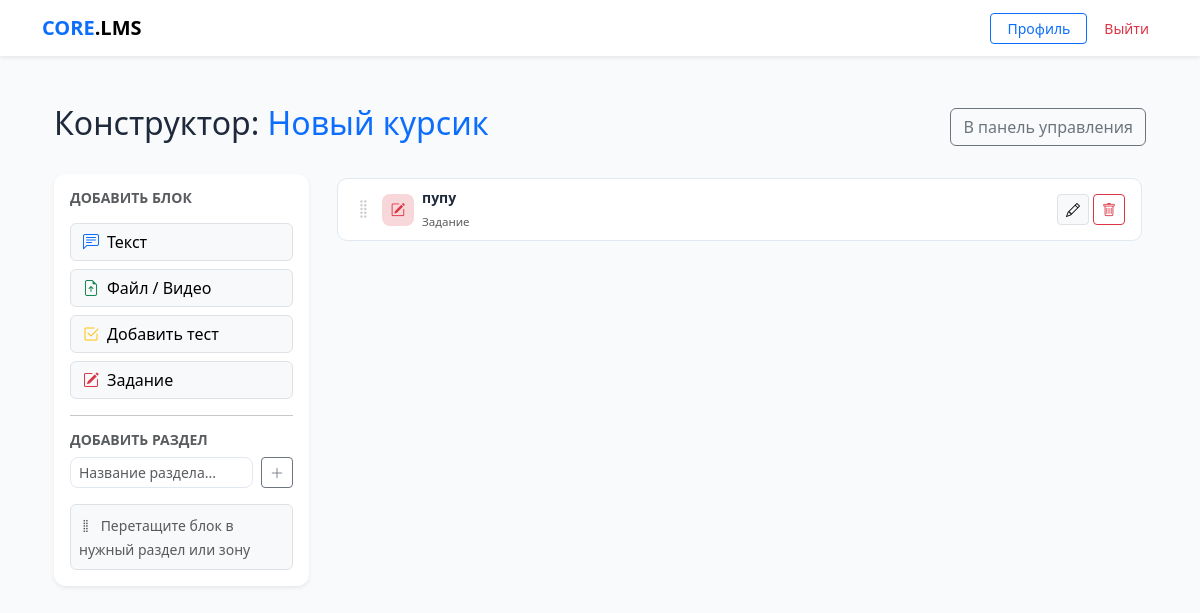
Page /course/builder/5/ (signed in) on the committed database.
### core/models.py (models this page shows, shortened)
class Course(models.Model):
    title = models.CharField(max_length=255)
    description = models.TextField(blank=True)
    author = models.ForeignKey(CustomUser, on_delete=models.CASCADE, related_name='authored_courses')
    groups = models.ManyToManyField(Group, related_name='available_courses', blank=True)
    created_at = models.DateTimeField(auto_now_add=True)
    available_from = models.DateTimeField(null=True, blank=True,
        help_text='Дата открытия курса. Пусто — доступен сразу.')
    available_until = models.DateTimeField(null=True, blank=True,
        help_text='Дата закрытия курса. Пусто — бессрочно.')
    allow_self_enroll = models.BooleanField(default=False,
        help_text='Разрешить студентам подключаться по коду доступа')
    access_code = models.CharField(max_length=32, blank=True, null=True,
        help_text='Код для самостоятельного подключения к курсу')

class ContentBlock(models.Model):
    BLOCK_TYPES = (
        ('text', 'Текст'),
        ('file', 'Файл/Медиа'),
        ('quiz', 'Тест'),
        ('assignment', 'Задание'),
    )
    course = models.ForeignKey(Course, on_delete=models.CASCADE, related_name='blocks')
    section = models.ForeignKey('Section', on_delete=models.SET_NULL,
                                null=True, blank=True, related_name='blocks')
    title = models.CharField(max_length=255)
    block_type = models.CharField(max_length=20, choices=BLOCK_TYPES)
    content_text = models.TextField(blank=True, null=True)
    content_file = models.FileField(upload_to='course_contents/', blank=True, null=True)
    content_quiz = models.ForeignKey(Quiz, on_delete=models.SET_NULL, blank=True, null=True,
                                     related_name='blocks')
    order = models.PositiveIntegerField(default=0)

### core/views.py (the view)
# urls.py: path('course/builder/<int:course_id>/', views.course_builder, name='course_builder'),
@login_required
@user_passes_test(is_teacher)
def course_builder(request, course_id):
    course = get_object_or_404(Course, id=course_id, author=request.user)
    sections = course.sections.prefetch_related('blocks').all()
    loose_blocks = course.blocks.filter(section=None).order_by('order')
    quizzes = Quiz.objects.filter(course=course)
    return render(request, 'core/course_builder.html', {
        'course': course,
        'sections': sections,
        'loose_blocks': loose_blocks,
        'quizzes': quizzes,
        'form': ContentBlockForm(),
        'section_form': SectionForm(),
    })

### core/forms.py
class ContentBlockForm(forms.ModelForm):
    class Meta:
        model = ContentBlock
        fields = ['title', 'block_type', 'content_text', 'content_file', 'content_quiz']
        widgets = {
            'title':        forms.TextInput(attrs={'class': 'form-control'}),
            'block_type':   forms.Select(attrs={'class': 'form-select'}),
            'content_text': forms.Textarea(attrs={'class': 'form-control'}),
            'content_file': forms.FileInput(attrs={'class': 'form-control'}),
            'content_quiz': forms.Select(attrs={'class': 'form-select'}),
        }

class SectionForm(forms.ModelForm):
    class Meta:
        model = Section
        fields = ['title']
        widgets = {
            'title': forms.TextInput(attrs={
                'class': 'form-control',
                'placeholder': 'Название урока...',
            }),
        }

### core/views.py (called while the page is built)
def is_teacher(user):
    return user.is_authenticated and user.role == 'teacher'

### core/templates/core/course_builder.html (shortened to what this page needs)
{% extends "core/base.html" %}
{% block content %}
<div class="container py-4">
    <div class="d-flex justify-content-between align-items-center mb-4">
        <h2>Конструктор: <span class="text-primary">{{ course.title }}</span></h2>
        <a href="{% url 'dashboard' %}" class="btn btn-outline-secondary">В панель управления</a>
    </div>
    <div class="row g-4">
        <div class="col-md-3">
            <div class="card p-3 shadow-sm sticky-top" style="top:20px;">
                <h6 class="fw-bold mb-3 text-muted small text-uppercase">Добавить блок</h6>
                <div class="d-grid gap-2">
                    <button onclick="openModal('text')" class="btn btn-light text-start border">
                        <i class="bi bi-chat-left-text me-2 text-primary"></i>Текст
                    </button>
                    <button onclick="openModal('file')" class="btn btn-light text-start border">
                        <i class="bi bi-file-earmark-arrow-up me-2 text-success"></i>Файл / Видео
                    </button>
                    <a href="{% url 'create_quiz' course.id %}" class="btn btn-light text-start border">
                        <i class="bi bi-check2-square me-2 text-warning"></i>Добавить тест
                    </a>
                    <button onclick="openModal('assignment')" class="btn btn-light text-start border">
                                <i class="bi bi-pencil-square me-2 text-danger"></i>Задание
                        </button>
                    </div>
                <hr>
                <h6 class="fw-bold mb-2 text-muted small text-uppercase">Добавить раздел</h6>
                <form action="{% url 'add_section' course.id %}" method="post" class="d-flex gap-2">
                    <input type="text" name="title" class="form-control form-control-sm"
                           placeholder="Название раздела..." required>
                    <button type="submit" class="btn btn-sm btn-outline-secondary flex-shrink-0">
                        <i class="bi bi-plus-lg"></i>
                    </button>
                </form>
                <div class="mt-3 p-2 bg-light rounded-2 border">
                    <small class="text-muted">
                        <i class="bi bi-grip-vertical me-1"></i>
                        Перетащите блок в нужный раздел или зону
                    </small>
                </div>
            </div>
        </div>
        <div class="col-md-9">
            <div class="mb-2">
                <div class="drop-zone free-drop" data-section-id="" id="freeBlocks">
                    {% for block in loose_blocks %}
                    <div class="block-card" data-block-id="{{ block.id }}" draggable="true">
                        {% include "core/block_card_inner.html" %}
                    </div>
                    {% endfor %}
                </div>
            </div>
        </div>
    </div>
</div>
{% endblock %}

### core/templates/core/block_card_inner.html (shortened to what this page needs)
<div class="d-flex align-items-center gap-2 px-3 py-2">
    <div class="drag-handle text-muted flex-shrink-0">
        <i class="bi bi-grip-vertical fs-5"></i>
    </div>
    <div class="type-badge flex-shrink-0
        {% if block.block_type == 'text' %}bg-primary-subtle
        {% elif block.block_type == 'file' %}bg-success-subtle
        {% elif block.block_type == 'quiz' %}bg-warning-subtle
        {% elif block.block_type == 'assignment' %}bg-danger-subtle{% endif %}">
        {% if block.block_type == 'text' %}<i class="bi bi-chat-left-text text-primary"></i>
        {% elif block.block_type == 'file' %}<i class="bi bi-file-earmark text-success"></i>
        {% elif block.block_type == 'quiz' %}<i class="bi bi-check2-square text-warning"></i>
        {% elif block.block_type == 'assignment' %}<i class="bi bi-pencil-square text-danger"></i>
        {% endif %}
    </div>
    <div class="flex-grow-1 min-w-0">
        <div class="fw-semibold text-truncate" style="font-size:.875rem;">{{ block.title }}</div>
        <small class="text-muted" style="font-size:.72rem;">{{ block.get_block_type_display }}</small>
    </div>
    <div class="d-flex gap-1 flex-shrink-0">
        {% if block.block_type == 'assignment' %}
            <a href="{% url 'edit_assignment' block.id %}"
               class="btn btn-sm btn-light border py-1 px-2" title="Настроить">
                <i class="bi bi-pencil"></i>
            </a>
        {% endif %}
        <form action="{% url 'delete_block' block.id %}" method="post"
              onsubmit="return confirm('Удалить «{{ block.title }}»?')">
            <button type="submit" class="btn btn-sm btn-outline-danger py-1 px-2">
                <i class="bi bi-trash"></i>
            </button>
        </form>
    </div>
</div>

### core/templates/core/base.html (style rules this page uses)
:root { --bg-body: #f8fafc; --bg-card: #ffffff; --border-color: #e2e8f0; --accent: #0d6efd; --text-main: #1e293b; }
body { background-color: var(--bg-body); color: var(--text-main); font-family: 'Segoe UI', system-ui, sans-serif; }
input, textarea, select, .form-control { background-color: #ffffff !important; color: #1e293b !important; border: 1px solid var(--border-color) !important; border-radius: 8px !important; }
.card { background-color: var(--bg-card); border: 0; border-radius: 12px; box-shadow: 0 1px 3px rgba(0,0,0,0.05); }

### core/templates/core/course_builder.html (style rules this page uses)
.block-card { background: #fff; border: 1px solid #e2e8f0; border-radius: 10px; margin-bottom: 6px; cursor: default; transition: box-shadow .15s, opacity .15s, transform .1s; user-select: none; }
.drop-zone { min-height: 52px; border-radius: 10px; padding: 4px; transition: background .15s, border-color .15s; }
.drag-handle { cursor: grab; opacity: .3; transition: opacity .15s; }
.type-badge { width: 32px; height: 32px; border-radius: 8px; display: flex; align-items: center; justify-content: center; font-size: .9rem; }

### rows in the picture
Course: title "Новый курсик"
ContentBlock: title "пупу", block_type "Задание"
